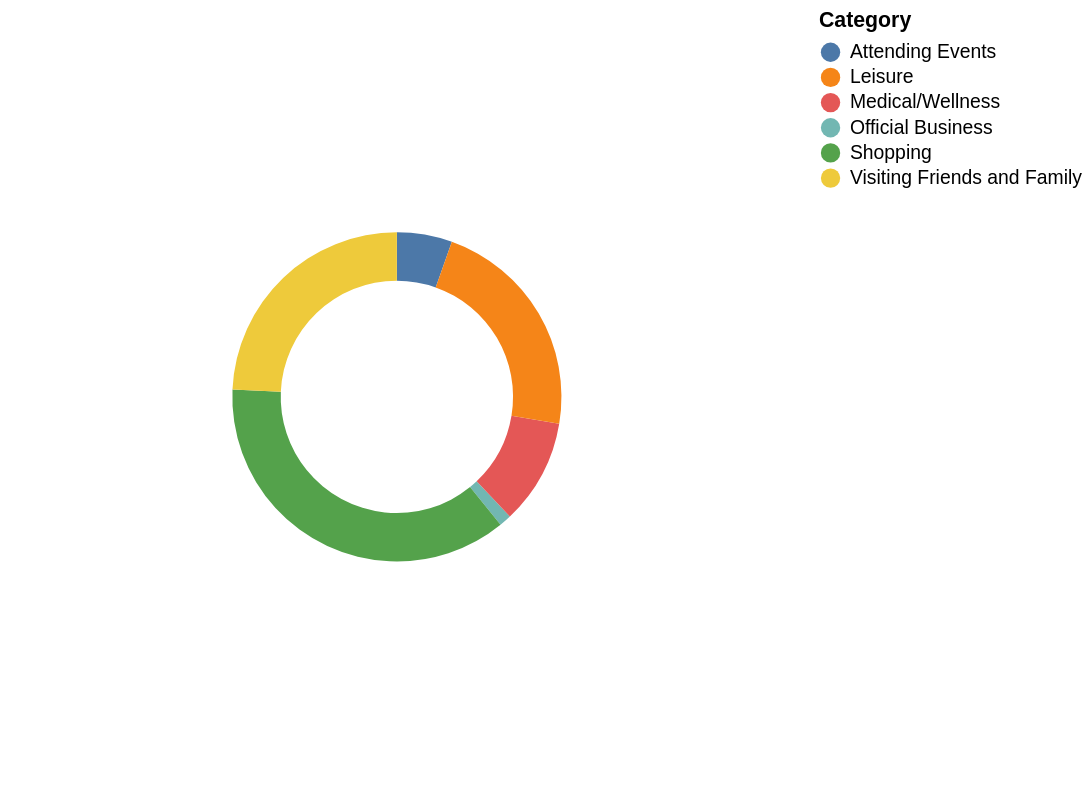

Here is the Vega-Lite specification saved for this chart:
### Vega-Lite specification from a JSON file in a GitHub repository (floating-point values rounded to 4 significant figures)
{"$schema": "https://vega.github.io/schema/vega-lite/v5.json", "width": 400, "height": 400, "data": {"values": [{"Category": "Official Business", "Value": 1.2}, {"Category": "Attending Events", "Value": 5.4}, {"Category": "Medical/Wellness", "Value": 10.3}, {"Category": "Leisure", "Value": 22.1}, {"Category": "Shopping", "Value": 36.4}, {"Category": "Visiting Friends and Family", "Value": 24.2}]}, "encoding": {"color": {"field": "Category", "type": "nominal"}, "theta": {"field": "Value", "type": "quantitative"}, "tooltip": [{"field": "Category", "title": "Purpose of Visit"}, {"field": "Value", "title": "Percentage", "format": ".1f"}]}, "mark": {"type": "arc", "innerRadius": 60, "outerRadius": 85, "tooltip": true}}
